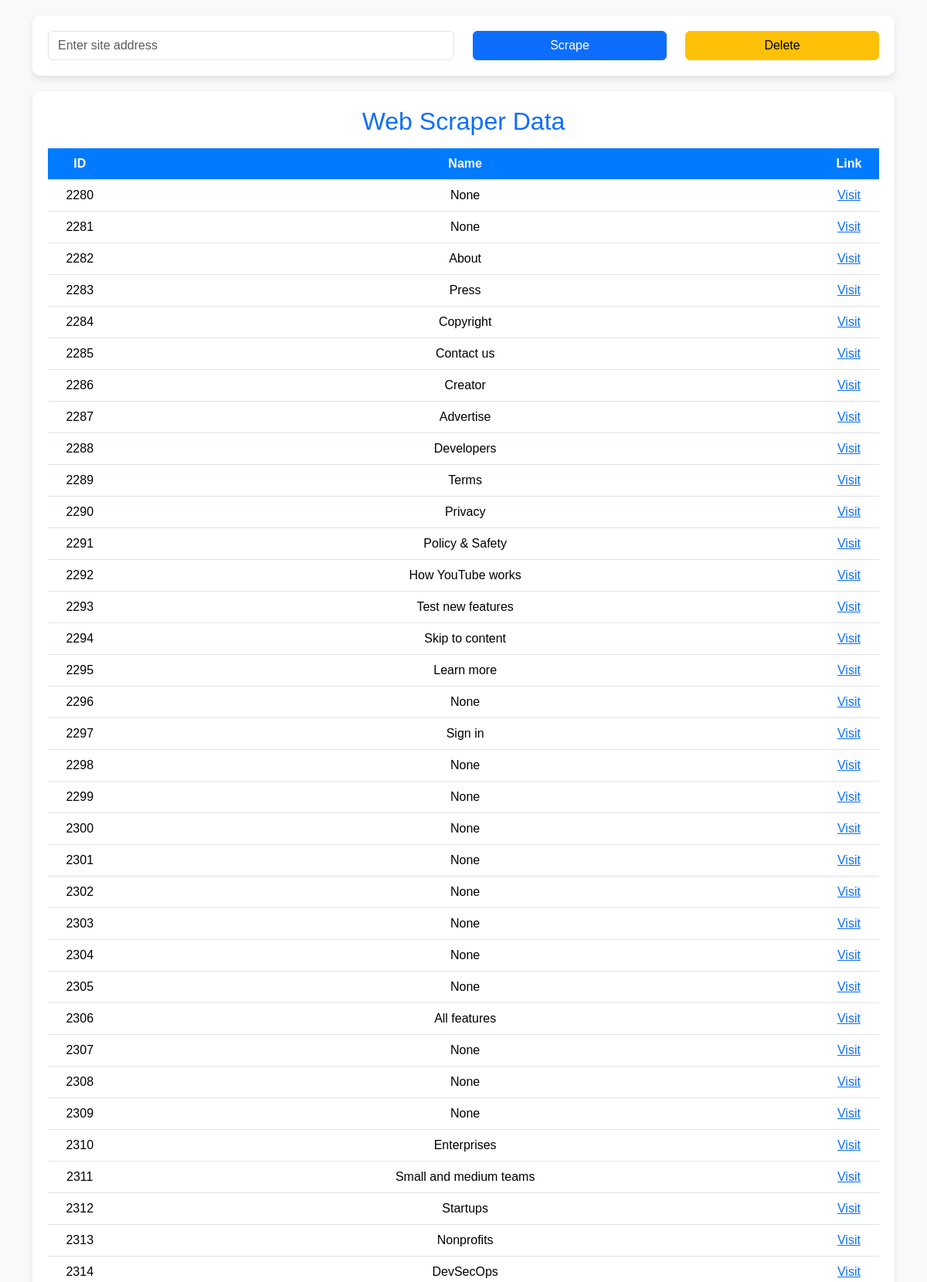
The page / (upper part) on the database its author committed.
### myapp/models.py (models this page shows, shortened)
class Link(models.Model):#model name  is Link
    address=models.CharField(max_length=1000,null=True,blank=True)
    name=models.CharField(max_length=1000,null=True,blank=True)

### myapp/views.py (the view)
# urls.py: path('',views.scrape,name="scrape"),
def scrape(request):
    if request.method == "POST":
        site = request.POST.get('site','')
        page = requests.get(site)
        soup = BeautifulSoup(page.text,'html.parser')
        for link in soup.find_all('a'):
            link_address = link.get('href')
            link_text= link.string
            Link.objects.create(address=link_address,name=link_text)
        return HttpResponseRedirect('/')
    else:
        data=Link.objects.all()
    return render(request,'myapp/result.html',{'data':data})

### myapp/templates/myapp/result.html (shortened to what this page needs)
<!DOCTYPE html>
<html lang="en">
<head>
    <link href="https://cdn.jsdelivr.net/npm/bootstrap@5.3.3/dist/css/bootstrap.min.css" rel="stylesheet">
</head>
<body>
    <div class="container">
        <div class="form-container">
            <div class="row">
                <div class="col-md-6">
                    <form method="POST" action="/">
                        <input class="form-control" name="site" type="text" id="site" placeholder="Enter site address">
                </div>
                <div class="col-md-3">
                    <button class="btn btn-primary w-100" type="submit">Scrape</button>
                </div>
                <div class="col-md-3">
                    <a class="btn btn-warning w-100" href="/delete">Delete</a>
                </div>
            </div>
        </div>
        <div class="table-container">
            <div class="row">
                <div class="col-md-12">
                    <h2 class="text-center text-primary mb-3">Web Scraper Data</h2>
                    <table class="table table-hover">
                        <thead>
                            <tr>
                                <th scope="col">ID</th>
                                <th scope="col">Name</th>
                                <th scope="col">Link</th>
                            </tr>
                        </thead>
                        <tbody>
                            {% for link in data %}
                            <tr>
                                <td>{{ link.id }}</td>
                                <td>{{ link.name }}</td>
                                <td><a href="{{ link.address }}" target="_blank">Visit</a></td>
                            </tr>
                            {% endfor %}
                        </tbody>
                    </table>
                </div>
            </div>
        </div>
    </div>
</body>
</html>

### myapp/templates/myapp/result.html (style rules this page uses)
body { background-color: #f8f9fa; font-family: Arial, sans-serif; padding: 20px; }
.form-container { background: white; padding: 20px; border-radius: 10px; box-shadow: 0 4px 8px rgba(0, 0, 0, 0.1); margin-bottom: 20px; }
.table-container { background: white; padding: 20px; border-radius: 10px; box-shadow: 0 4px 8px rgba(0, 0, 0, 0.1); text-align: center; }
.table th, .table td { text-align: center; vertical-align: middle; }
.table th { background-color: #007bff; color: white; }

### rows shown on the page
Link: id "2280", name "None"
Link: id "2281", name "None"
Link: id "2282", name "About"
Link: id "2283", name "Press"
Link: id "2284", name "Copyright"
Link: id "2285", name "Contact us"
Link: id "2286", name "Creator"
Link: id "2287", name "Advertise"
Link: id "2288", name "Developers"
Link: id "2289", name "Terms"
Link: id "2290", name "Privacy"
Link: id "2291", name "Policy & Safety"
Link: id "2292", name "How YouTube works"
Link: id "2293", name "Test new features"
Link: id "2294", name "Skip to content"
Link: id "2295", name "Learn more"
Link: id "2296", name "None"
Link: id "2297", name "Sign in"
Link: id "2298", name "None"
Link: id "2299", name "None"
Link: id "2300", name "None"
Link: id "2301", name "None"
Link: id "2302", name "None"
Link: id "2303", name "None"
Link: id "2304", name "None"
Link: id "2305", name "None"
Link: id "2306", name "All features"
Link: id "2307", name "None"
Link: id "2308", name "None"
Link: id "2309", name "None"
Link: id "2310", name "Enterprises"
Link: id "2311", name "Small and medium teams"
Link: id "2312", name "Startups"
Link: id "2313", name "Nonprofits"
Link: id "2314", name "DevSecOps"
